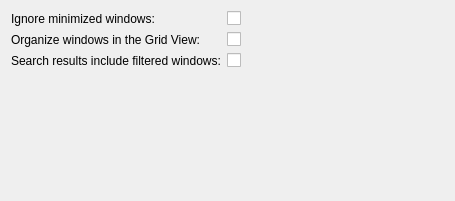
<?xml version="1.0" encoding="UTF-8"?>
<!--
    SPDX-FileCopyrightText: 2021 Vlad Zahorodnii <vlad.zahorodnii@kde.org>

    SPDX-License-Identifier: LGPL-2.1-only OR LGPL-3.0-only OR LicenseRef-KDE-Accepted-LGPL
-->
<ui version="4.0">
 <class>OverviewEffectConfig</class>
 <widget class="QWidget" name="OverviewEffectConfig">
  <property name="geometry">
   <rect>
    <x>0</x>
    <y>0</y>
    <width>455</width>
    <height>201</height>
   </rect>
  </property>
  <layout class="QFormLayout" name="formLayout">
   <item row="0" column="0">
    <widget class="QLabel" name="label">
     <property name="text">
      <string>Ignore minimized windows:</string>
     </property>
    </widget>
   </item>
   <item row="0" column="1">
    <widget class="QCheckBox" name="kcfg_IgnoreMinimized">
     <property name="text">
      <string/>
     </property>
    </widget>
   </item>
   <item row="1" column="0">
    <widget class="QLabel" name="label">
     <property name="text">
      <string>Organize windows in the Grid View:</string>
     </property>
    </widget>
   </item>
   <item row="1" column="1">
    <widget class="QCheckBox" name="kcfg_OrganizedGrid">
     <property name="text">
      <string/>
     </property>
    </widget>
   </item>
   <item row="2" column="0">
    <widget class="QLabel" name="label_FilterWindows">
     <property name="text">
      <string>Search results include filtered windows:</string>
     </property>
    </widget>
   </item>
   <item row="2" column="1">
    <widget class="QCheckBox" name="kcfg_FilterWindows">
     <property name="text">
      <string/>
     </property>
    </widget>
   </item>
   <item row="3" column="0" colspan="2">
    <widget class="KShortcutsEditor" name="shortcutsEditor">
     <property name="sizePolicy">
      <sizepolicy hsizetype="Preferred" vsizetype="Preferred">
       <horstretch>0</horstretch>
       <verstretch>0</verstretch>
      </sizepolicy>
     </property>
     <property name="actionTypes">
       <enum>KShortcutsEditor::GlobalAction</enum>
     </property>
    </widget>
   </item>
  </layout>
 </widget>
 <customwidgets>
  <customwidget>
   <class>KShortcutsEditor</class>
   <extends>QWidget</extends>
   <header>kshortcutseditor.h</header>
   <container>1</container>
  </customwidget>
 </customwidgets>
 <resources/>
 <connections/>
</ui>
